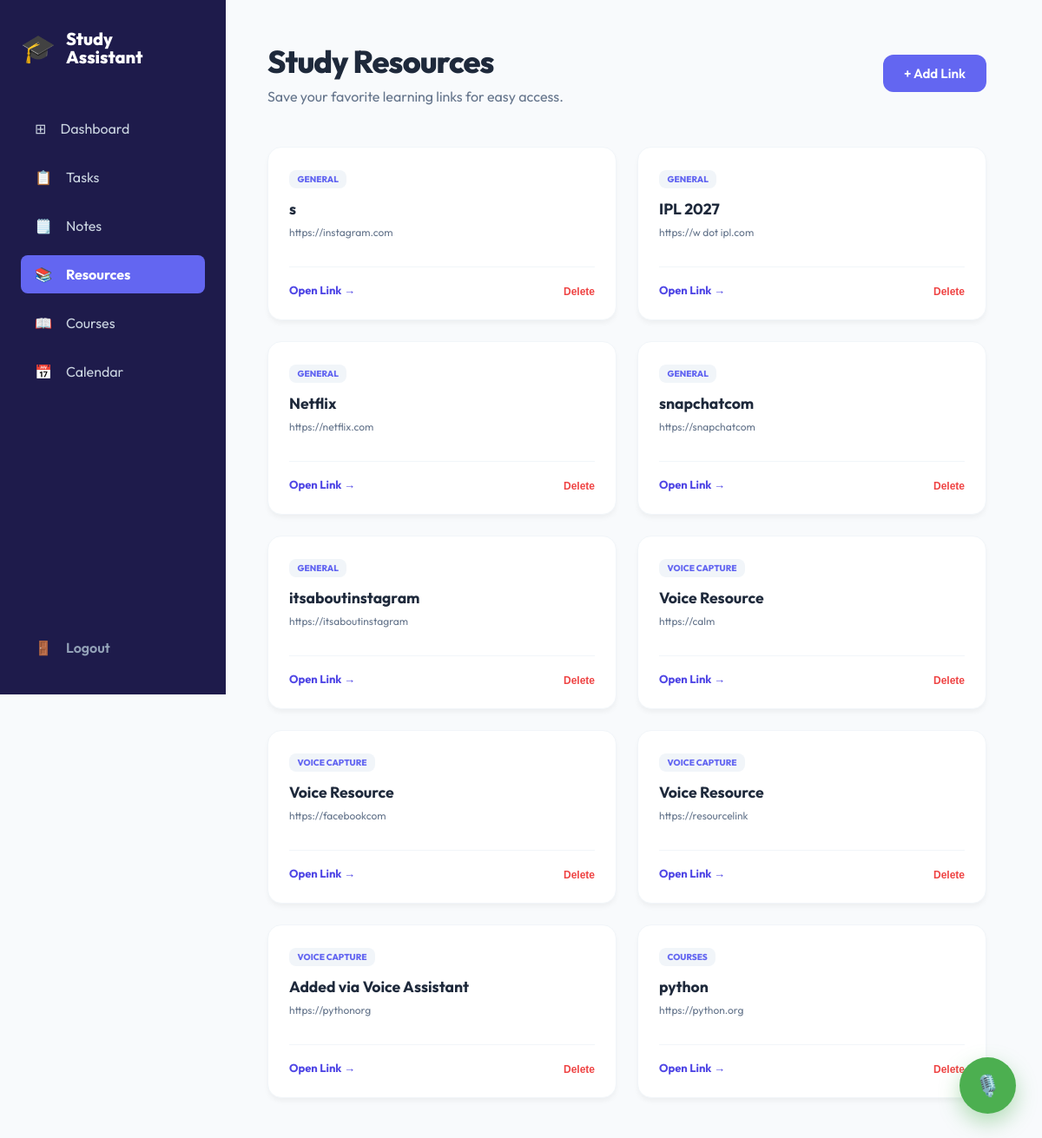
/resources (signed in), run on the app's committed database.
### backend/models.py (models this page shows)
class Resource(db.Model):
    __tablename__ = 'resources'
    id = db.Column(db.Integer, primary_key=True)
    user_id = db.Column(db.Integer, db.ForeignKey('users.id'), nullable=False)
    title = db.Column(db.String(200), nullable=False)
    url = db.Column(db.String(500), nullable=False)
    category = db.Column(db.String(100), nullable=True)
    created_at = db.Column(db.DateTime, default=datetime.utcnow)

### backend/resources_routes.py (the view)
@resources_bp.route('/resources')
@login_required
def list_resources():
    user_id = session['user_id']
    user = User.query.get(user_id)
    resources = Resource.query.filter_by(user_id=user_id).order_by(Resource.created_at.desc()).all()
    return render_template('resources.html', resources=resources, user=user)

### backend/resources_routes.py (called while the page is built)
def login_required(f):
    @wraps(f)
    def decorated_function(*args, **kwargs):
        token = request.headers.get('X-Assistant-Token')
        if token == 'SMART-STUDY-2026':
            if 'user_id' not in session:
                session['user_id'] = 1
            return f(*args, **kwargs)
        if 'user_id' not in session:
            flash('Please log in to manage your study resources.', 'error')
            return redirect(url_for('auth.login_page'))
        return f(*args, **kwargs)
    return decorated_function

### templates/resources.html (shortened to what this page needs)
<!DOCTYPE html>
<html lang="en">
<head>
    <link rel="stylesheet" href="{{ url_for('static', filename='style.css') }}">
    <link rel="stylesheet" href="{{ url_for('static', filename='dashboard.css') }}">
    <link rel="stylesheet" href="{{ url_for('static', filename='resources.css') }}">
    <link rel="stylesheet" href="{{ url_for('static', filename='voice_assistant.css') }}">
</head>
<body style="display: flex;">
    <aside class="sidebar">
        <div class="logo">
            <span style="font-size: 2rem;">🎓</span>
            <div>
                <p style="font-weight: 800; font-size: 1.25rem;">Study</p>
                <p style="font-weight: 800; font-size: 1.25rem; margin-top: -0.25rem;">Assistant</p>
            </div>
        </div>
        <ul class="nav-links">
            <li><a href="{{ url_for('dashboard.dashboard_view') }}"><span>⊞</span> Dashboard</a></li>
            <li><a href="{{ url_for('tasks.list_tasks') }}"><span>📋</span> Tasks</a></li>
            <li><a href="{{ url_for('notes.list_notes') }}"><span>🗒️</span> Notes</a></li>
            <li><a href="{{ url_for('resources.list_resources') }}" class="active"><span>📚</span> Resources</a></li>
            <li><a href="{{ url_for('courses.manager_view') }}"><span>📖</span> Courses</a></li>
            <li><a href="{{ url_for('calendar.calendar_view') }}"><span>📅</span> Calendar</a></li>
        </ul>
        <div class="logout">
            <a href="{{ url_for('auth.logout') }}" style="color: #94a3b8; font-weight: 600; text-decoration: none; padding: 0.75rem 1rem; display: flex; align-items: center; gap: 1rem;"><span>🚪</span> Logout</a>
        </div>
    </aside>
    <main class="main-dashboard">
        <header style="display: flex; justify-content: space-between; align-items: center; margin-bottom: 3rem;">
            <div>
                <h1>Study Resources</h1>
                <p class="subtitle" style="text-align: left; margin-bottom: 0;">Save your favorite learning links for easy access.</p>
            </div>
            <button onclick="document.getElementById('addResourceModal').style.display='flex'" class="btn" style="width: auto; padding: 0.75rem 1.5rem; margin-top:0;">+ Add Link</button>
        </header>
        <section class="resources-grid">
            {% for resource in resources %}
            <article class="resource-card">
                <span class="resource-category">{{ resource.category or "General" }}</span>
                <h3>{{ resource.title }}</h3>
                <span class="resource-url" title="{{ resource.url }}">{{ resource.url }}</span>
                <footer class="resource-actions">
                    <a href="{{ resource.url }}" target="_blank" class="btn-open">Open Link &rarr;</a>
                    <form action="{{ url_for('resources.delete_resource', id=resource.id) }}" method="POST">
                        <button type="submit" class="btn-delete-link" onclick="return confirm('Remove this link?')">Delete</button>
                    </form>
                </footer>
            </article>
            {% else %}
            <div style="grid-column: 1/-1; text-align: center; padding: 4rem; background: rgba(255,255,255,0.05); border-radius: 1.5rem; color: var(--text-dim);">
                <h2>Your library is empty.</h2>
                <p>Start saving resources to help your study sessions.</p>
            </div>
            {% endfor %}
        </section>
    </main>
</body>
</html>

### static/style.css (style rules this page uses)
:root { --primary-color: #6366f1; --sidebar-bg: #1e1b4b; --main-bg: #f8fafc; --card-bg: #ffffff; --text-main: #1e293b; --text-dim: #64748b; --border-color: #f1f5f9; }
* { margin: 0; padding: 0; box-sizing: border-box; }
body { font-family: 'Outfit', sans-serif; background-color: var(--main-bg); color: var(--text-main); display: flex; min-height: 100vh; margin: 0; }
.subtitle { color: #64748b; text-align: center; margin-bottom: 2.5rem; font-size: 1rem; }
.sidebar { width: 260px; background-color: var(--sidebar-bg); color: white; height: 100vh; position: fixed; padding: 2rem 1.5rem; display: flex; flex-direction: column; z-index: 100; }
.logo { font-size: 1.5rem; font-weight: 800; margin-bottom: 3rem; display: flex; align-items: center; gap: 0.75rem; }
.nav-links { list-style: none; flex-grow: 1; }
.nav-links li { margin-bottom: 0.75rem; }
.nav-links a { color: #cbd5e1; text-decoration: none; display: flex; align-items: center; padding: 0.75rem 1rem; border-radius: 0.5rem; gap: 1rem; transition: all 0.2s; }
.nav-links a.active { background: #6366f1; color: white !important; font-weight: 700; }
.logout { margin-top: auto; }
.main-dashboard { flex-grow: 1; margin-left: 260px; padding: 3rem 4rem 3rem 3rem; max-width: 1800px; width: calc(100% - 260px); }
h1 { font-size: 2.25rem; font-weight: 800; color: #1e293b; margin-bottom: 0.5rem; letter-spacing: -0.025em; }
.subtitle { color: #64748b; font-size: 1rem; margin-bottom: 3rem; }
.btn { background: var(--primary-color); color: white; padding: 0.75rem 1.25rem; border: none; border-radius: 0.75rem; cursor: pointer; font-weight: 600; font-size: 0.95rem; transition: all 0.2s; font-family: inherit; display: inline-flex; align-items: center; justify-content: center; }

### static/resources.css (style rules this page uses)
.resources-grid { display: grid; grid-template-columns: repeat(auto-fill, minmax(300px, 1fr)); gap: 1.5rem; }
.resource-card { background: white; border: 1px solid var(--border-color, #e2e8f0); border-radius: 1rem; padding: 1.5rem; box-shadow: 0 4px 6px -1px rgba(0, 0, 0, 0.05); transition: transform 0.2s, box-shadow 0.2s; position: relative; }
.resource-category { font-size: 0.625rem; text-transform: uppercase; font-weight: 800; padding: 0.25rem 0.6rem; border-radius: 0.5rem; background: #f1f5f9; color: var(--primary-color, #4f46e5); margin-bottom: 0.75rem; display: inline-block; }
.resource-card h3 { margin-bottom: 0.5rem; font-size: 1.1rem; color: var(--text-main); }
.resource-url { font-size: 0.75rem; color: var(--text-dim); white-space: nowrap; overflow: hidden; text-overflow: ellipsis; margin-bottom: 2rem; display: block; }
.resource-actions { display: flex; justify-content: space-between; align-items: center; border-top: 1px solid var(--border-color, #e2e8f0); padding-top: 1rem; }
.btn-open { color: #4f46e5; text-decoration: none; font-weight: 700; font-size: 0.8125rem; }
.btn-delete-link { background: none; border: none; color: #ef4444; font-size: 0.75rem; cursor: pointer; font-weight: 600; }

### data on the page
Resource: category "GENERAL", title "s", url "https://instagram.com"
Resource: category "GENERAL", title "IPL 2027", url "https://w dot ipl.com"
Resource: category "GENERAL", title "Netflix", url "https://netflix.com"
Resource: category "GENERAL", title "snapchatcom", url "https://snapchatcom"
Resource: category "GENERAL", title "itsaboutinstagram", url "https://itsaboutinstagram"
Resource: category "VOICE CAPTURE", title "Voice Resource", url "https://calm"
Resource: category "VOICE CAPTURE", title "Voice Resource", url "https://facebookcom"
Resource: category "VOICE CAPTURE", title "Voice Resource", url "https://resourcelink"
Resource: category "VOICE CAPTURE", title "Added via Voice Assistant", url "https://pythonorg"
Resource: category "COURSES", title "python", url "https://python.org"
